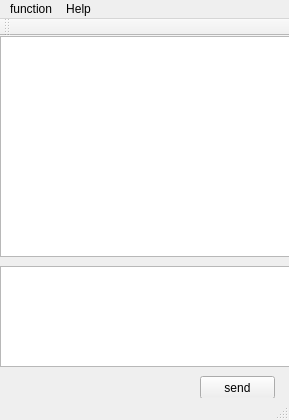
<?xml version="1.0" encoding="UTF-8"?>
<ui version="4.0">
 <class>MainWindow</class>
 <widget class="QMainWindow" name="MainWindow">
  <property name="geometry">
   <rect>
    <x>0</x>
    <y>0</y>
    <width>289</width>
    <height>420</height>
   </rect>
  </property>
  <property name="windowTitle">
   <string>MainWindow</string>
  </property>
  <widget class="QWidget" name="centralWidget">
   <widget class="QPlainTextEdit" name="sendTextBox">
    <property name="geometry">
     <rect>
      <x>0</x>
      <y>230</y>
      <width>291</width>
      <height>101</height>
     </rect>
    </property>
   </widget>
   <widget class="QTextEdit" name="receiveTextBox">
    <property name="geometry">
     <rect>
      <x>0</x>
      <y>0</y>
      <width>291</width>
      <height>221</height>
     </rect>
    </property>
   </widget>
   <widget class="QPushButton" name="sendButton">
    <property name="geometry">
     <rect>
      <x>200</x>
      <y>340</y>
      <width>75</width>
      <height>23</height>
     </rect>
    </property>
    <property name="text">
     <string>send</string>
    </property>
   </widget>
  </widget>
  <widget class="QMenuBar" name="menuBar">
   <property name="geometry">
    <rect>
     <x>0</x>
     <y>0</y>
     <width>289</width>
     <height>17</height>
    </rect>
   </property>
   <widget class="QMenu" name="menuNetChat">
    <property name="title">
     <string>function</string>
    </property>
    <addaction name="actionConnect"/>
    <addaction name="actionLogin"/>
    <addaction name="actionLogoff"/>
   </widget>
   <widget class="QMenu" name="menuHelp">
    <property name="title">
     <string>Help</string>
    </property>
    <addaction name="actionAbout"/>
   </widget>
   <addaction name="menuNetChat"/>
   <addaction name="menuHelp"/>
  </widget>
  <widget class="QToolBar" name="mainToolBar">
   <attribute name="toolBarArea">
    <enum>TopToolBarArea</enum>
   </attribute>
   <attribute name="toolBarBreak">
    <bool>false</bool>
   </attribute>
  </widget>
  <widget class="QStatusBar" name="statusBar"/>
  <action name="actionConnect">
   <property name="text">
    <string>connect</string>
   </property>
   <property name="toolTip">
    <string>connect To server</string>
   </property>
  </action>
  <action name="actionLogin">
   <property name="text">
    <string>login</string>
   </property>
   <property name="toolTip">
    <string>login with you username and password.</string>
   </property>
  </action>
  <action name="actionLogoff">
   <property name="text">
    <string>logoff</string>
   </property>
  </action>
  <action name="actionAbout">
   <property name="text">
    <string>About</string>
   </property>
  </action>
 </widget>
 <layoutdefault spacing="6" margin="11"/>
 <resources/>
 <connections/>
</ui>
